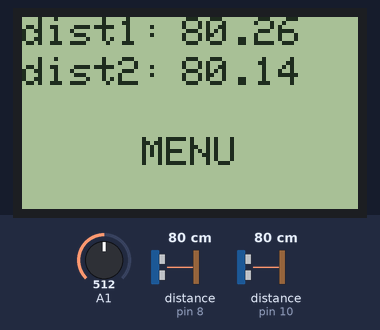
Recording of a sketch running on a simulated Arduino Uno, built with avr-gcc and run on an emulated ATmega328P. Parts: 84×48 one-colour display. Wiring (inferred from the names in the program): 2 × ultrasonic range finder: trigger pin 9, echo pin 8 / trigger pin 11, echo pin 10. Inputs (shaded band) come from the test bench; at power-on: A1 = 512, distance to the obstacle (sensors on pin 8, pin 10) 80 cm. The echo pulse lasts 58.3 µs per cm.

Above: at 2.4 s.
2.5 s: A1 set to 632
5.2 s: A1 set to 664
At 6.0 s:
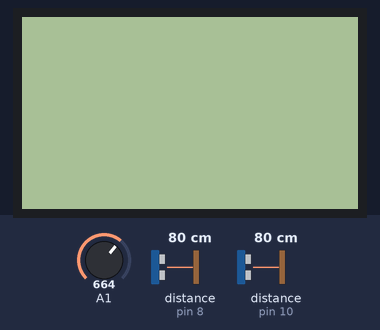
7.1 s: A1 set to 511
At 7.6 s:
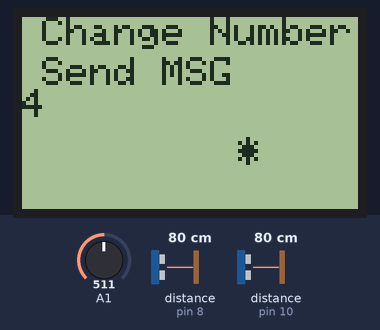
8.6 s: A1 set to 886
10.1 s: A1 set to 913
At 11.2 s:
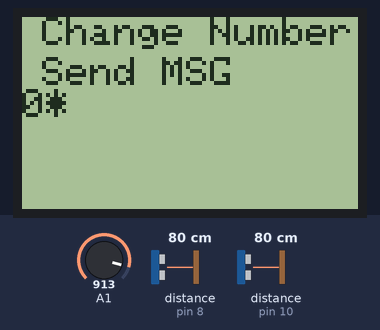
Timing chart, 0 to 12.6 s (numbered marks = the images above; inputs shaded):
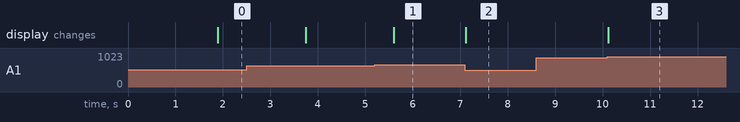

The sketch:

alpha.ino
```cpp
#include <Adafruit_GFX.h>
#include <gfxfont.h>
#include <EEPROM.h>
#include <SPI.h>
#include <Adafruit_PCD8544.h>
#define btnNone   0
#define btnUp     1
#define btnRight  2
#define btnDown   3
#define btnLeft   4
#define btnSelect 5
Adafruit_PCD8544 display = Adafruit_PCD8544(7, 6, 5, 4, 3);

int number[11]={0,9,1,1,3,8,0,6,0,2,8};
int count = 3;

int readbtn(){
    int adc_key_in = analogRead(1);
    if (adc_key_in > 900) return 0;
    else if (adc_key_in > 650) return 5;
    else if (adc_key_in > 450) return 4;
    else if (adc_key_in > 280) return 3;
    else if (adc_key_in > 90) return 1;
    else if (adc_key_in < 50) return 2;
}

float distance1(){
    float duration=0,distance=0,avg=0;
    for(int i=0;i<count;i++){
        digitalWrite(11, LOW);
        delayMicroseconds(2);
        digitalWrite(11, HIGH);
        delayMicroseconds(30);
        digitalWrite(11, LOW);
        duration = pulseIn(10, HIGH);
        distance = ((duration / 2) * 0.0345);
        avg+=distance;
        delay(300);
    }
    avg/=count;
    return avg;
}

float distance2(){
    float duration=0,distance=0,avg=0;
    for(int i=0;i<count;i++){
        digitalWrite(9, LOW);
        delayMicroseconds(2);
        digitalWrite(9, HIGH);
        delayMicroseconds(30);
        digitalWrite(9, LOW);
        duration = pulseIn(8, HIGH);
        distance = ((duration / 2) * 0.0345);
        avg+=distance;
        delay(300);
    }
    avg/=count;
    return avg;
}

void setup() {
      Serial.begin(9600);
      pinMode(10,INPUT);//echo of sensor 1
      pinMode(11,OUTPUT);//triger 1
      pinMode(8,INPUT);//echo of sensor 2//green
      pinMode(9,OUTPUT);//triger 2//white
      display.begin();
      display.setContrast(60);
      display.clearDisplay();
      display.setCursor(20,10);
      display.print("Welcome");
      display.setCursor(10,30);
      display.print("Starting...");
      display.display();
}

void loop() {
      while(readbtn() != btnSelect){
          display.clearDisplay();
          display.setCursor(0,0);
          display.print("dist1: ");
          display.setCursor(40,0);
          display.print(distance1());
          display.setCursor(0,10);
          display.print("dist2: ");
          display.setCursor(40,10);
          display.print(distance2());
          display.setCursor(30,30);
          display.print("MENU");
          display.display();
      }
      display.clearDisplay();
      display.display();
      while(readbtn() == btnSelect){};
      bool menu=0;
      while(readbtn() != btnSelect){
          display.clearDisplay();
          if(menu==0)display.print("*");
          display.setCursor(5,0);
          display.print("Change Number");
          display.setCursor(0,10);
          if(menu==1)display.print("*");
          display.setCursor(5,10);
          display.print("Send MSG\n");
          display.print(readbtn());
          display.display();
          while(readbtn()==btnNone){}
          if(readbtn()==btnDown)menu = !menu; while(readbtn() != btnNone){};
      }
      while(readbtn() != btnNone){};
}

void send_msg(){
      display.clearDisplay();
      display.print("Sending msg...");
      display.display();
      Serial.print("AT");
      delay(500);
      Serial.write(0xD);
      delay(500);
      Serial.print("AT+CMGF=1");
      delay(500);
      Serial.write(0xD);
      delay(900);
      Serial.print("AT+CMGS=");
      delay(800);
      Serial.write(0x22);
      //for(int co=30;co<41;co++){
      //      number[co-30]=EEPROM.read(co);
      //}
      for(int i=0;i<11;i++){
            Serial.print(number[i]);
      }
      delay(500);
      Serial.write(0x22);
      delay(200);
      Serial.write(0xD);
      delay(800);
      Serial.print(" | ");
      delay(300);
      //Serial.print(distance1,distance2);
      delay(300);
      Serial.print(" | ");
      delay(300);
      Serial.write(0x1A);
      delay(800);
      display.clearDisplay();
      display.print("msg sent!");
      delay(2000);
}
```

Measured:
- the behaviour switches between 650 and 651 on A1 (found by bisection; images 0 and 1)
- the behaviour switches between 900 and 901 on A1 (found by bisection; images 2 and 3)
- after the input at 5.2 s, the display: changes after 0.40 s (image 1)
- after the input at 7.1 s, the display: changes at once (image 2)
- after the input at 8.6 s, every drawn part: stays the same
- after the input at 10.1 s, the display: changes at once (image 3)
